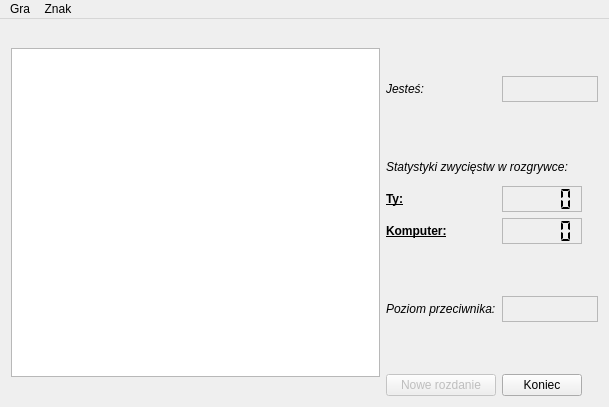
<?xml version="1.0" encoding="UTF-8"?>
<ui version="4.0">
 <class>GameWindow</class>
 <widget class="QMainWindow" name="GameWindow">
  <property name="geometry">
   <rect>
    <x>0</x>
    <y>0</y>
    <width>609</width>
    <height>407</height>
   </rect>
  </property>
  <property name="sizePolicy">
   <sizepolicy hsizetype="Preferred" vsizetype="Preferred">
    <horstretch>0</horstretch>
    <verstretch>0</verstretch>
   </sizepolicy>
  </property>
  <property name="minimumSize">
   <size>
    <width>600</width>
    <height>407</height>
   </size>
  </property>
  <property name="windowTitle">
   <string>Kółko i krzyżyk</string>
  </property>
  <property name="windowIcon">
   <iconset resource="res.qrc">
    <normaloff>:/res/ttt.ico</normaloff>:/res/ttt.ico</iconset>
  </property>
  <widget class="QWidget" name="centralWidget">
   <property name="sizePolicy">
    <sizepolicy hsizetype="Preferred" vsizetype="Preferred">
     <horstretch>0</horstretch>
     <verstretch>0</verstretch>
    </sizepolicy>
   </property>
   <layout class="QHBoxLayout" name="horizontalLayout">
    <item>
     <layout class="QGridLayout" name="gridLayout">
      <item row="4" column="1">
       <widget class="QLabel" name="label_5">
        <property name="font">
         <font>
          <weight>75</weight>
          <bold>true</bold>
          <underline>true</underline>
         </font>
        </property>
        <property name="text">
         <string>Ty:</string>
        </property>
       </widget>
      </item>
      <item row="1" column="1">
       <widget class="QLabel" name="label">
        <property name="font">
         <font>
          <italic>true</italic>
         </font>
        </property>
        <property name="text">
         <string>Jesteś:</string>
        </property>
       </widget>
      </item>
      <item row="4" column="2">
       <widget class="QLCDNumber" name="playerPointsLcd">
        <property name="frameShape">
         <enum>QFrame::StyledPanel</enum>
        </property>
        <property name="frameShadow">
         <enum>QFrame::Raised</enum>
        </property>
        <property name="smallDecimalPoint">
         <bool>false</bool>
        </property>
        <property name="segmentStyle">
         <enum>QLCDNumber::Flat</enum>
        </property>
       </widget>
      </item>
      <item row="5" column="1">
       <widget class="QLabel" name="label_4">
        <property name="font">
         <font>
          <weight>75</weight>
          <bold>true</bold>
          <underline>true</underline>
         </font>
        </property>
        <property name="text">
         <string>Komputer:</string>
        </property>
       </widget>
      </item>
      <item row="3" column="1" colspan="2">
       <widget class="QLabel" name="label_3">
        <property name="font">
         <font>
          <italic>true</italic>
         </font>
        </property>
        <property name="text">
         <string>Statystyki zwycięstw w rozgrywce:</string>
        </property>
       </widget>
      </item>
      <item row="5" column="2">
       <widget class="QLCDNumber" name="OponentPointsLcd">
        <property name="frameShape">
         <enum>QFrame::StyledPanel</enum>
        </property>
        <property name="segmentStyle">
         <enum>QLCDNumber::Flat</enum>
        </property>
       </widget>
      </item>
      <item row="7" column="1">
       <widget class="QLabel" name="label_6">
        <property name="font">
         <font>
          <italic>true</italic>
         </font>
        </property>
        <property name="text">
         <string>Poziom przeciwnika:</string>
        </property>
       </widget>
      </item>
      <item row="7" column="2" colspan="2">
       <widget class="QLabel" name="oponentLevelLabel">
        <property name="font">
         <font>
          <weight>75</weight>
          <bold>true</bold>
         </font>
        </property>
        <property name="frameShape">
         <enum>QFrame::StyledPanel</enum>
        </property>
        <property name="text">
         <string/>
        </property>
       </widget>
      </item>
      <item row="0" column="1" colspan="2">
       <spacer name="verticalSpacer_2">
        <property name="orientation">
         <enum>Qt::Vertical</enum>
        </property>
        <property name="sizeType">
         <enum>QSizePolicy::Minimum</enum>
        </property>
        <property name="sizeHint" stdset="0">
         <size>
          <width>20</width>
          <height>40</height>
         </size>
        </property>
       </spacer>
      </item>
      <item row="8" column="1" colspan="2">
       <spacer name="verticalSpacer_3">
        <property name="orientation">
         <enum>Qt::Vertical</enum>
        </property>
        <property name="sizeType">
         <enum>QSizePolicy::Minimum</enum>
        </property>
        <property name="sizeHint" stdset="0">
         <size>
          <width>20</width>
          <height>40</height>
         </size>
        </property>
       </spacer>
      </item>
      <item row="1" column="2" colspan="2">
       <widget class="QLabel" name="playerSignLabel">
        <property name="font">
         <font>
          <weight>75</weight>
          <bold>true</bold>
         </font>
        </property>
        <property name="frameShape">
         <enum>QFrame::StyledPanel</enum>
        </property>
        <property name="text">
         <string/>
        </property>
       </widget>
      </item>
      <item row="2" column="1" colspan="2">
       <spacer name="verticalSpacer">
        <property name="orientation">
         <enum>Qt::Vertical</enum>
        </property>
        <property name="sizeType">
         <enum>QSizePolicy::Minimum</enum>
        </property>
        <property name="sizeHint" stdset="0">
         <size>
          <width>20</width>
          <height>40</height>
         </size>
        </property>
       </spacer>
      </item>
      <item row="6" column="1" colspan="2">
       <spacer name="verticalSpacer_4">
        <property name="orientation">
         <enum>Qt::Vertical</enum>
        </property>
        <property name="sizeType">
         <enum>QSizePolicy::Minimum</enum>
        </property>
        <property name="sizeHint" stdset="0">
         <size>
          <width>20</width>
          <height>40</height>
         </size>
        </property>
       </spacer>
      </item>
      <item row="9" column="2">
       <widget class="QPushButton" name="exitButton">
        <property name="text">
         <string>Koniec</string>
        </property>
       </widget>
      </item>
      <item row="9" column="1">
       <widget class="QPushButton" name="newGameButton">
        <property name="enabled">
         <bool>false</bool>
        </property>
        <property name="text">
         <string>Nowe rozdanie</string>
        </property>
       </widget>
      </item>
      <item row="0" column="0" rowspan="10">
       <widget class="QGraphicsView" name="graphicsView">
        <property name="sizePolicy">
         <sizepolicy hsizetype="Expanding" vsizetype="Expanding">
          <horstretch>0</horstretch>
          <verstretch>0</verstretch>
         </sizepolicy>
        </property>
        <property name="maximumSize">
         <size>
          <width>371</width>
          <height>329</height>
         </size>
        </property>
        <property name="autoFillBackground">
         <bool>false</bool>
        </property>
        <property name="backgroundBrush">
         <brush brushstyle="NoBrush">
          <color alpha="255">
           <red>65</red>
           <green>65</green>
           <blue>65</blue>
          </color>
         </brush>
        </property>
       </widget>
      </item>
      <item row="9" column="3">
       <spacer name="horizontalSpacer_2">
        <property name="orientation">
         <enum>Qt::Horizontal</enum>
        </property>
        <property name="sizeType">
         <enum>QSizePolicy::Fixed</enum>
        </property>
        <property name="sizeHint" stdset="0">
         <size>
          <width>10</width>
          <height>20</height>
         </size>
        </property>
       </spacer>
      </item>
     </layout>
    </item>
   </layout>
  </widget>
  <widget class="QMenuBar" name="menuBar">
   <property name="geometry">
    <rect>
     <x>0</x>
     <y>0</y>
     <width>609</width>
     <height>23</height>
    </rect>
   </property>
   <widget class="QMenu" name="menuGame">
    <property name="title">
     <string>Gra</string>
    </property>
    <addaction name="actionNewGame"/>
    <addaction name="separator"/>
    <addaction name="actionTotalNewGame"/>
    <addaction name="actionSave_2"/>
    <addaction name="actionLoad_2"/>
    <addaction name="separator"/>
    <addaction name="actionEnd"/>
   </widget>
   <widget class="QMenu" name="menuZnak">
    <property name="title">
     <string>Znak</string>
    </property>
    <addaction name="actionChangeSign"/>
   </widget>
   <addaction name="menuGame"/>
   <addaction name="menuZnak"/>
  </widget>
  <action name="actionNewGame">
   <property name="enabled">
    <bool>false</bool>
   </property>
   <property name="text">
    <string>Nowe rozdanie</string>
   </property>
   <property name="toolTip">
    <string>&amp;Nowe rozdanie</string>
   </property>
   <property name="shortcut">
    <string>Ctrl+N</string>
   </property>
  </action>
  <action name="actionNew">
   <property name="text">
    <string>Nowy...</string>
   </property>
  </action>
  <action name="actionBeginner">
   <property name="text">
    <string>Początkujący</string>
   </property>
   <property name="toolTip">
    <string>&amp;Początkujący</string>
   </property>
  </action>
  <action name="actionIntermediate">
   <property name="text">
    <string>Średni</string>
   </property>
   <property name="toolTip">
    <string>Ś&amp;redni</string>
   </property>
  </action>
  <action name="actionAdvanced">
   <property name="text">
    <string>Zaawansowany</string>
   </property>
   <property name="toolTip">
    <string>Z&amp;aawansowany</string>
   </property>
  </action>
  <action name="actionSave">
   <property name="enabled">
    <bool>false</bool>
   </property>
   <property name="text">
    <string>Zapisz...</string>
   </property>
   <property name="toolTip">
    <string>&amp;Zapisz</string>
   </property>
   <property name="shortcut">
    <string>Ctrl+S</string>
   </property>
   <property name="visible">
    <bool>true</bool>
   </property>
  </action>
  <action name="actionLoad">
   <property name="text">
    <string>Wczytaj...</string>
   </property>
   <property name="toolTip">
    <string>&amp;Wczytaj</string>
   </property>
   <property name="shortcut">
    <string>Ctrl+O</string>
   </property>
  </action>
  <action name="actionEnd">
   <property name="text">
    <string>Zakończ</string>
   </property>
   <property name="toolTip">
    <string>Za&amp;kończ</string>
   </property>
  </action>
  <action name="actionNowa_gra">
   <property name="text">
    <string>Nowa gra</string>
   </property>
  </action>
  <action name="actionTotalNewGame">
   <property name="text">
    <string>Nowa gra</string>
   </property>
  </action>
  <action name="actionLoad_2">
   <property name="text">
    <string>Wczytaj grę</string>
   </property>
  </action>
  <action name="actionSave_2">
   <property name="text">
    <string>Zapisz grę</string>
   </property>
  </action>
  <action name="actionChangeSign">
   <property name="enabled">
    <bool>false</bool>
   </property>
   <property name="text">
    <string>Zmień znak</string>
   </property>
  </action>
 </widget>
 <layoutdefault spacing="6" margin="11"/>
 <resources>
  <include location="res.qrc"/>
 </resources>
 <connections>
  <connection>
   <sender>exitButton</sender>
   <signal>clicked()</signal>
   <receiver>GameWindow</receiver>
   <slot>close()</slot>
   <hints>
    <hint type="sourcelabel">
     <x>568</x>
     <y>396</y>
    </hint>
    <hint type="destinationlabel">
     <x>299</x>
     <y>203</y>
    </hint>
   </hints>
  </connection>
  <connection>
   <sender>newGameButton</sender>
   <signal>clicked()</signal>
   <receiver>actionNewGame</receiver>
   <slot>trigger()</slot>
   <hints>
    <hint type="sourcelabel">
     <x>438</x>
     <y>385</y>
    </hint>
    <hint type="destinationlabel">
     <x>-1</x>
     <y>-1</y>
    </hint>
   </hints>
  </connection>
 </connections>
</ui>
